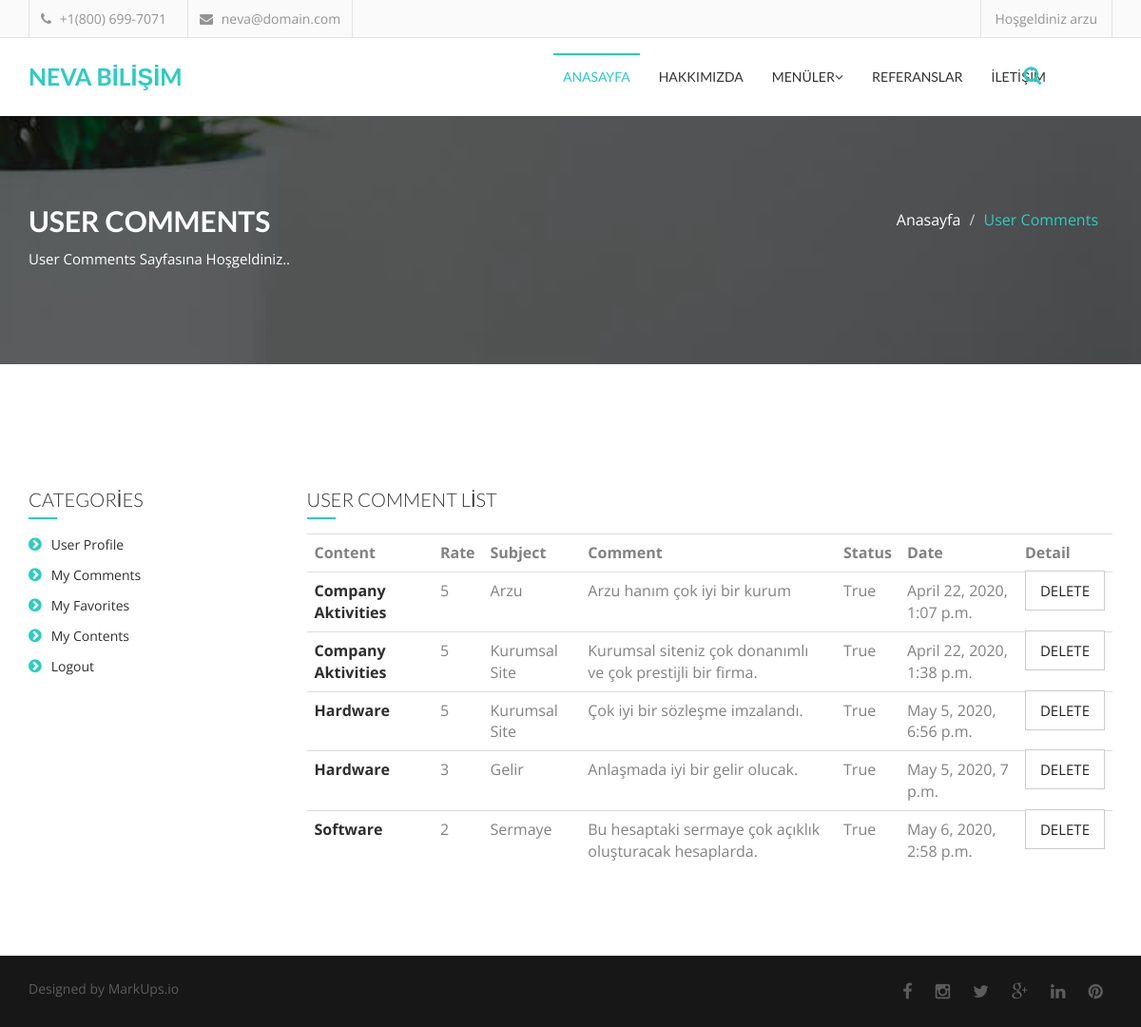
The app's page /user/comments/ (signed in), older data.
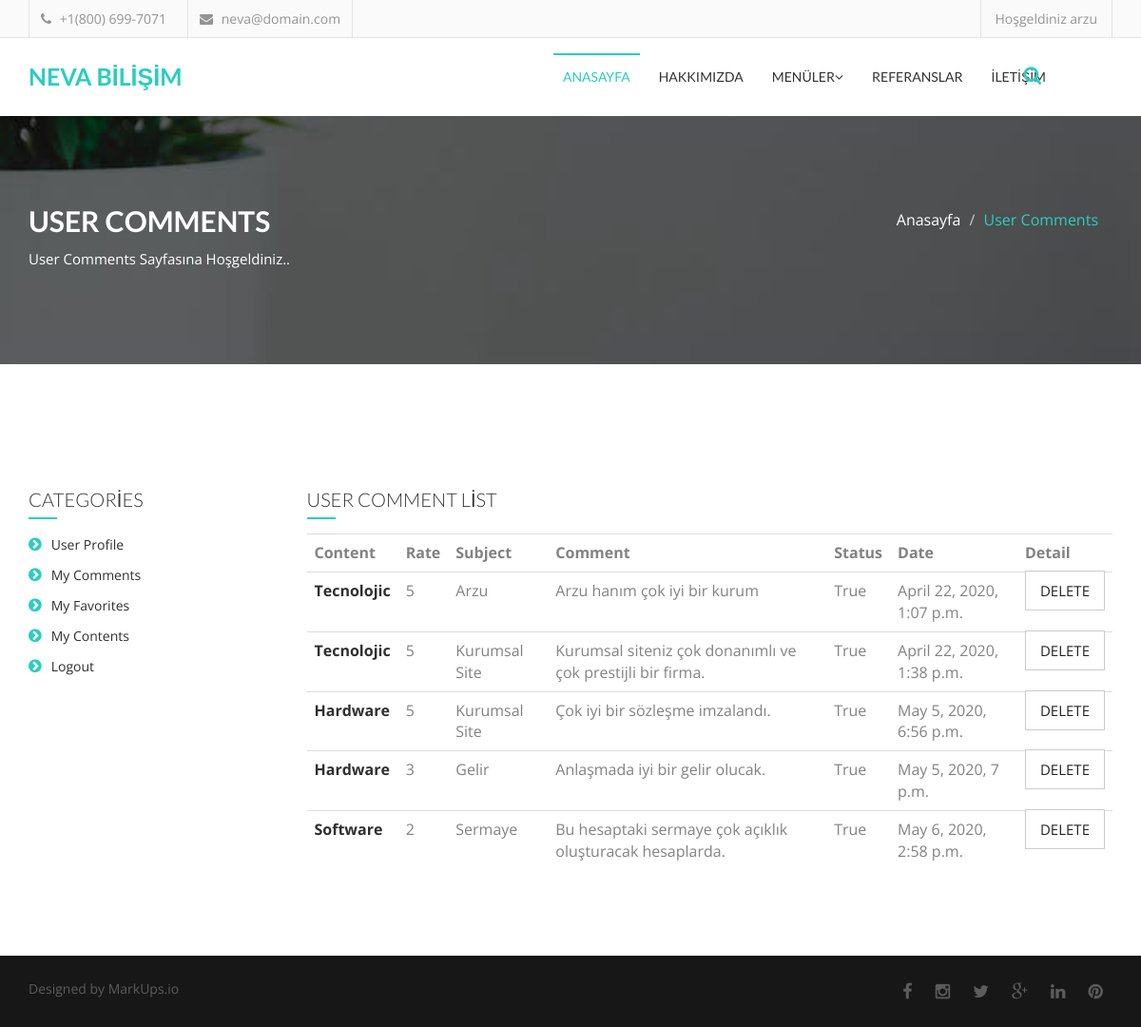
The same page, newer data.
### content/models.py (models this page shows, shortened)
class Comment(models.Model):
    STATUS = (
        ('New', 'Yeni'),
        ('True', 'Evet'),
        ('False', 'Hayır'),
    )
    content = models.ForeignKey(Content, on_delete=models.CASCADE)
    user = models.ForeignKey(User, on_delete=models.CASCADE)
    subject = models.CharField(max_length=50)
    comment = models.TextField(max_length=200, blank=True)
    rate = models.IntegerField(blank=True)
    status = models.CharField(max_length=10, choices=STATUS, default='New')
    ip = models.CharField(max_length=20, blank=True)
    create_at = models.DateTimeField(auto_now_add=True)
    update_at = models.DateTimeField(auto_now=True)

class Content(models.Model):
    STATUS = (
        ('True', 'Evet'),
        ('False', 'Hayır'),
    )
    category = models.ForeignKey(Category, on_delete=models.CASCADE)  # relation with Category table
    title = models.CharField(max_length=150)
    keywords = models.CharField(blank=True, max_length=255)
    description = models.CharField(blank=True, max_length=255)
    image = models.ImageField(upload_to='images/')
    detail = RichTextUploadingField()
    slug = models.SlugField(null=False, unique=True)
    status = models.CharField(max_length=10, choices=STATUS)
    create_at = models.DateTimeField(auto_now_add=True)
    update_at = models.DateTimeField(auto_now=True)
    def image_tag(self):
        return mark_safe('<img src="{}" height="50"/>'.format(self.image.url))
    image_tag.short_description = 'Image'

### user/views.py (the view)
# urls.py: path('comments/', views.comments, name='comments'),
@login_required(login_url='/login')  # Check login
def comments(request):
    category = Category.objects.all()
    current_user = request.user
    comments = Comment.objects.filter(user_id=current_user.id)
    context = {'category': category, 'comments': comments}
    return render(request, 'user_comments.html', context)

### user/templates/user_comments.html (shortened to what this page needs)
{% extends "homebase.html" %}
{% block body %}
    <section id="single-page-header">
        <div class="overlay">
            <div class="container">
                <div class="row">
                    <div class="col-md-6 col-sm-6 col-xs-12">
                        <div class="single-page-header-left">
                            <h2>USER COMMENTS</h2>
                            <p>User Comments Sayfasına Hoşgeldiniz..</p>
                        </div>
                    </div>
                    <div class="col-md-6 col-sm-6 col-xs-12">
                        <div class="single-page-header-right">
                            <ol class="breadcrumb">
                                <li><a href="/">Anasayfa</a></li>
                                <li class="active">User Comments</li>
                            </ol>
                        </div>
                    </div>
                </div>
            </div>
        </div>
    </section>
    <section id="contact">
        <div class="container">
            <div class="row">
                <div class="col-md-12">
                </div>
                <div class="col-md-12">
                    <div class="cotact-area">
                        <div class="row">
                            <div class="col-md-3">
                                <div class="contact-area-left">
                                    {% include "user_panel.html" %}
                                </div>
                            </div>
                            <div class="col-md-9">
                                <div class="contact-area-right">
                                    <h4 class="widget-title">USER COMMENT LİST</h4>
                                    <table class="shopping-cart-table table">
                                        <tr>
                                            <th class="text-left">Content</th>
                                            <th class="text-left">Rate</th>
                                            <th class="text-left">Subject</th>
                                            <th class="text-left">Comment</th>
                                            <th class="text-left">Status</th>
                                            <th class="text-left">Date</th>
                                            <th class="text-left">Detail</th>
                                        </tr>
                                        {% for rs in comments %}
                                            <tr>
                                                <td class="text-left">
                                                    <a href="/content/{{ rs.content_id }}/{{ rs.content_slug }}">
                                                        <strong>{{ rs.content.title }}</strong>
                                                    </a>
                                                </td>
                                                <td class="text-left">{{ rs.rate }}</td>
                                                <td class="text-left">{{ rs.subject }}</td>
                                                <td class="text-left">{{ rs.comment }}</td>
                                                <td class="text-left">{{ rs.status }}</td>
                                                <td class="text-left">{{ rs.create_at }}</td>
                                                <td class="text-left">
                                                    <a class="comment-btn" href="/user/deletecomment/{{ rs.id }}" onclick="return confirm('Will be Delete ! Are you sure?')">Delete</a>
                                                </td>
                                            </tr>
                                        {% endfor %}
                                    </table>
                                </div>
                            </div>
                        </div>
                    </div>
                </div>
            </div>
        </div>
    </section>
{% endblock %}

Row changes from the older to the newer data that the page shows:
changed through a linked row, Comment "Arzu": content "Company Aktivities" → "Tecnolojic"
changed through a linked row, Comment "Kurumsal siteniz çok donanımlı ve çok prestijli bir firma.": content "Company Aktivities" → "Tecnolojic"
